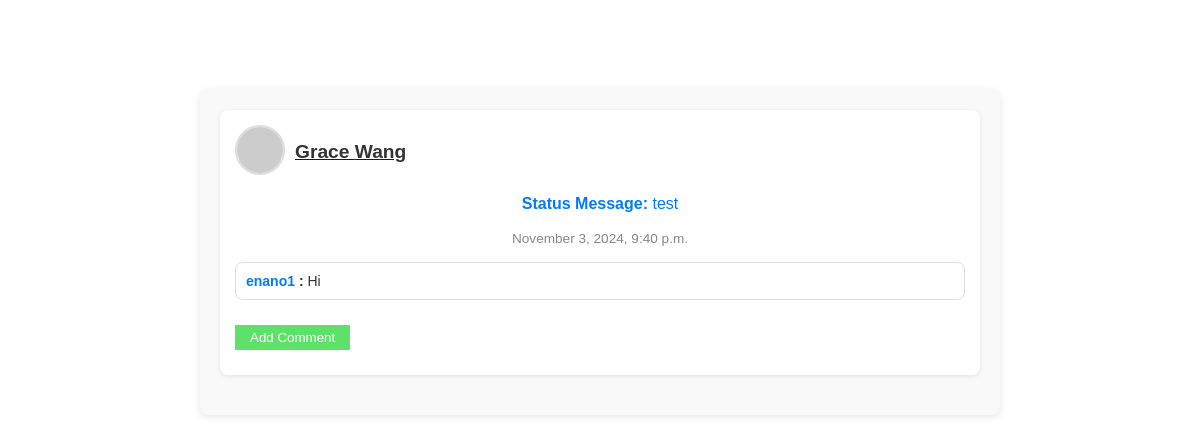
The app's page /profile/6/news_feed/ (signed in), older data.
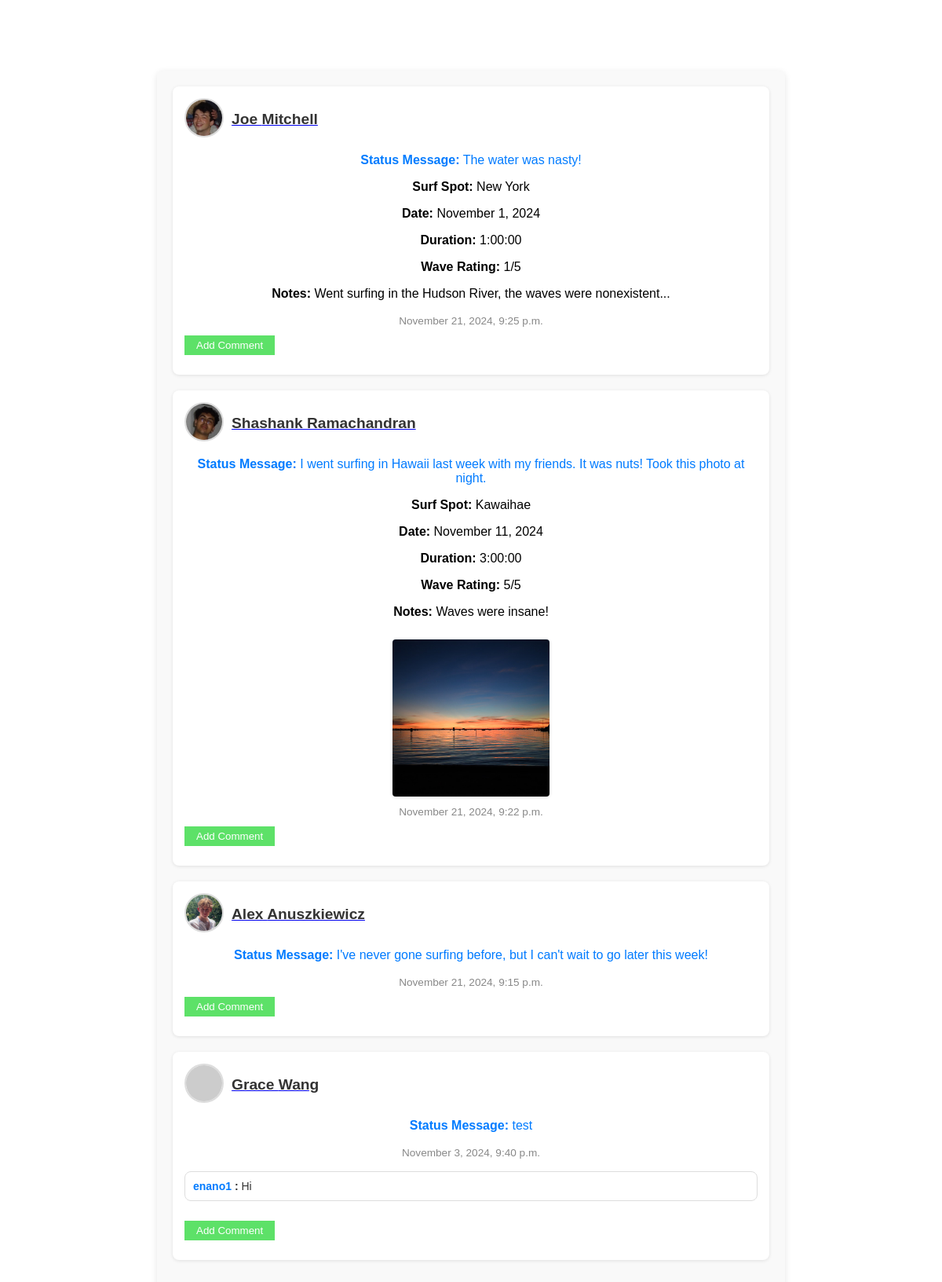
The same page, newer data.
### tide/models.py (models this page shows, shortened)
class StatusMessage(models.Model):
    timestamp = models.DateTimeField(auto_now_add=True)
    message = models.TextField()
    profile = models.ForeignKey('Profile', on_delete=models.CASCADE, related_name='status_messages')
    surf_session = models.OneToOneField(SurfSession, on_delete=models.SET_NULL, null=True, blank=True)
    def get_images(self):
        return self.images.all()

class Profile(models.Model):
    user = models.OneToOneField(User, on_delete=models.CASCADE)  # Each user has one profile
    fname = models.CharField(max_length=100)
    lname = models.CharField(max_length=100)
    city = models.CharField(max_length=100)
    email = models.EmailField()
    image = models.ImageField(upload_to='profile_images/', blank=True, null=True)
    bio = models.TextField(default="This is where you can add a bio or description about the user.", blank=True)
    def get_friends(self):
        friends = Friend.objects.filter(models.Q(profile1=self) | models.Q(profile2=self))
        return [f.profile2 if f.profile1 == self else f.profile1 for f in friends]
    def get_news_feed(self):
        friends = self.get_friends()
        return StatusMessage.objects.filter(
            models.Q(profile__in=friends) |
            models.Q(profile__in=Profile.objects.exclude(pk=self.pk))
        ).exclude(profile=self).order_by('-timestamp')

class Comment(models.Model):
    status_message = models.ForeignKey('StatusMessage', on_delete=models.CASCADE, related_name='comments')
    parent_comment = models.ForeignKey('self', on_delete=models.CASCADE, related_name='replies', null=True, blank=True)
    profile = models.ForeignKey('Profile', on_delete=models.CASCADE, related_name='comments')
    comment_text = models.TextField()

class SurfSession(models.Model):
    surf_spot = models.ForeignKey(SurfSpot, on_delete=models.CASCADE, related_name='surf_sessions')
    user = models.ForeignKey(User, on_delete=models.CASCADE, related_name='surf_sessions')
    date = models.DateField()
    duration = models.DurationField()
    wave_rating = models.IntegerField(choices=[(i, str(i)) for i in range(1, 6)])
    notes = models.TextField(blank=True, max_length=100)

class SurfSpot(models.Model):
    user = models.ForeignKey(User, on_delete=models.CASCADE, related_name='surf_spots')
    station_id = models.CharField(max_length=10)
    nickname = models.CharField(max_length=100, blank=True)
    latitude = models.FloatField()
    longitude = models.FloatField()
    created_at = models.DateTimeField(auto_now_add=True)
    def __str__(self):
        return f"{self.nickname or self.station_id}"
    class Meta:
        ordering = ['-created_at']

class Image(models.Model):
    image_file = models.ImageField(upload_to='images/')
    status_message = models.ForeignKey('StatusMessage', on_delete=models.CASCADE, related_name='images')

### tide/views.py (the view, shortened to what this page needs)
# urls.py: path('profile/<int:pk>/news_feed/', views.ShowNewsFeedView.as_view(), name='news_feed'),
class ShowNewsFeedView(LoginRequiredMixin, DetailView):
    model = Profile
    template_name = 'tide/news_feed.html'
    context_object_name = 'profile'
    def get_context_data(self, **kwargs):
        context = super().get_context_data(**kwargs)
        context['news_feed'] = self.object.get_news_feed()
        return context

### tide/templates/tide/news_feed.html (shortened to what this page needs)
{% extends 'tide/base.html' %}
{% load static %}
{% block content %}
<body class='forms-body'>
    <div class="content-wrapper">
    <div class="news-feed-container" style="margin-top: 20px;">
        {% if news_feed %}
            {% for message in news_feed %}
                <div class="news-feed-item">
                    <div class="news-feed-profile-info">
                        <a href="{% url 'show_profile' message.profile.pk %}">
                            {% if message.profile.image %}
                                <img src="{{ message.profile.image.url }}" alt="{{ message.profile.fname }} {{ message.profile.lname }}" class="news-feed-profile-image">
                            {% else %}
                                <img src="https://picsum.photos/400/300" alt="Default Profile Image" class="news-feed-profile-image">
                            {% endif %}
                        </a>
                        <a href="{% url 'show_profile' message.profile.pk %}">
                            <span class="news-feed-profile-name">{{ message.profile.fname }} {{ message.profile.lname }}</span>
                        </a>
                    </div>
                    <div style="text-align: center;">
                        <div class="news-feed-status-message">
                            <p style='color: #007BFF'><strong>Status Message:</strong> {{ message.message }}</p>
                        </div>
                        {% if message.surf_session %}
                            <div class="surf-session-details">
                                <p><strong>Surf Spot:</strong> {{ message.surf_session.surf_spot }}</p>
                                <p><strong>Date:</strong> {{ message.surf_session.date|date:"F j, Y" }}</p>
                                <p><strong>Duration:</strong> {{ message.surf_session.duration }}</p>
                                <p><strong>Wave Rating:</strong> {{ message.surf_session.wave_rating }}/5</p>
                                {% if message.surf_session.notes %}
                                    <p><strong>Notes:</strong> {{ message.surf_session.notes }}</p>
                                {% endif %}
                            </div>
                        {% endif %}
                        {% if message.get_images.all %}
                            <div class="news-feed-images">
                                {% for img in message.get_images %}
                                    <img src="{{ img.image_file.url }}" alt="Status Image" class="status-image">
                                {% endfor %}
                            </div>
                        {% endif %}
                    </div>
                    <div style="text-align: center; margin-top: 10px;">
                        <span class="news-feed-timestamp">{{ message.timestamp|date:"F j, Y, g:i a" }}</span>
                    </div>
                    <div class="comments">
                        {% for comment in message.comments.all %}
                            {% include 'tide/comment.html' with comment=comment level=0 %}
                        {% endfor %}
                    </div>
                    <form method="post" action="{% url 'create_comment' status_message_id=message.id %}">
                        <button type="submit">Add Comment</button>
                    </form>
                </div>
            {% endfor %}
        {% else %}
            <p>No status messages to display.</p>
        {% endif %}
    </div>
</div>
</body>
{% endblock %}

### tide/templates/tide/comment.html (shortened to what this page needs)
<div class="comment" style="margin-top: 15px; margin-bottom: 15px; padding: 10px; background-color: #ffffff; border: 1px solid #ddd; border-radius: 8px;">
    <div style="display: flex; justify-content: space-between; align-items: center;">
        <p style="margin: 0; font-size: 14px; color: #333; flex-grow: 1;">
            <strong>
                <a href="{% url 'show_profile' comment.profile.pk %}" style="color: #007BFF; text-decoration: none;">
                    {{ comment.profile.user.username }}
                </a>:
            </strong>
            {{ comment.comment_text }}
        </p>
    </div>
</div>

Row changes from the older to the newer data that the page shows:
added StatusMessage: profile.image (picture), profile.fname "Joe", profile.lname "Mitchell", message "The water was nasty!", surf_session.surf_spot "New York", surf_session "November 1, 2024", surf_session.duration "1:00:00", surf_session.wave_rating "1", surf_session.notes "Went surfing in the Hudson River, the waves were nonexistent...", timestamp "November 21, 2024, 9:25 p.m."
added StatusMessage: profile.image (picture), profile.fname "Shashank", profile.lname "Ramachandran", message "I went surfing in Hawaii last week with my friends. It was nuts! Took this photo at night.", surf_session.surf_spot "Kawaihae", surf_session "November 11, 2024", surf_session.duration "3:00:00", surf_session.wave_rating "5", surf_session.notes "Waves were insane!", timestamp "November 21, 2024, 9:22 p.m."
added Image: image_file (picture)
added StatusMessage: profile.image (picture), profile.fname "Alex", profile.lname "Anuszkiewicz", message "I've never gone surfing before, but I can't wait to go later this week!", timestamp "November 21, 2024, 9:15 p.m."
